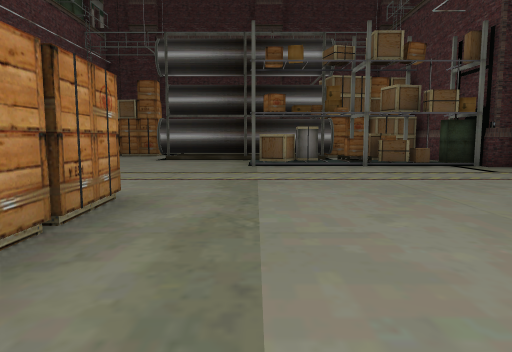
view 1 (above)

16 first-person views from a walk through a Unity game level. The camera is 1.3 m above the floor, tilts 6° down and sees 70° across. Doors are open. The floor is counted in squares, 2 m on a side. Each view is taken from the middle of a square. On the plan, view 1 faces up. The plan holds only what a view shows up to about 11 squares ahead; the rest is blank. The place goes on beyond the plan. The player is left out. Some animated figures are not drawn.

view 2
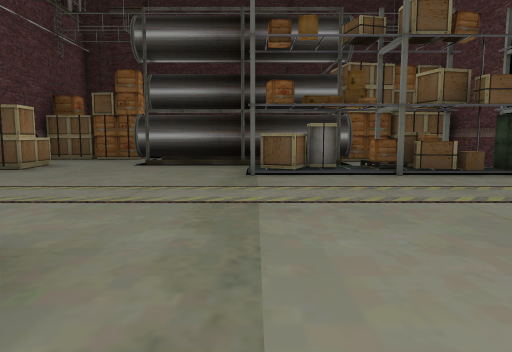

view 3
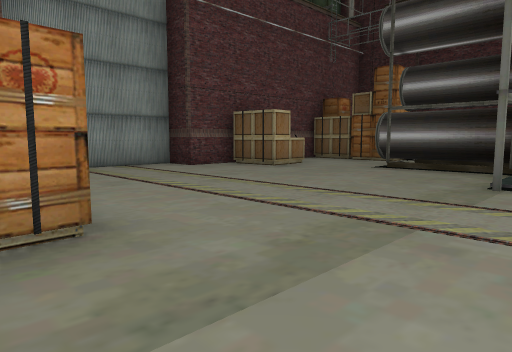

view 4
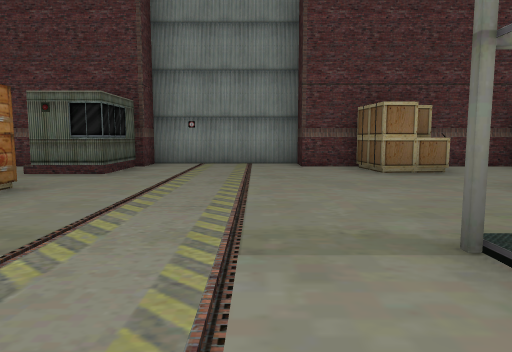

view 5
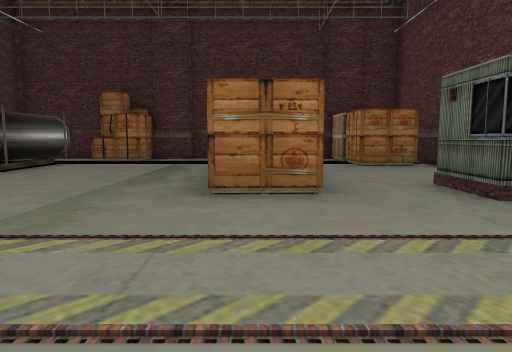

view 6
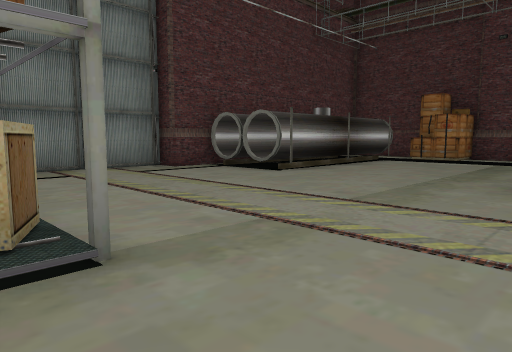

view 7
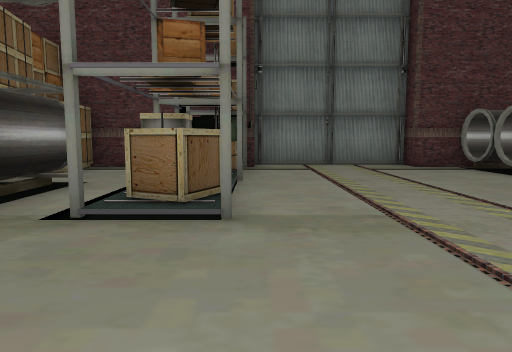

view 8
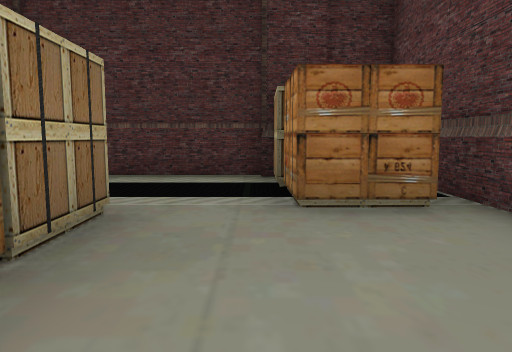

view 9
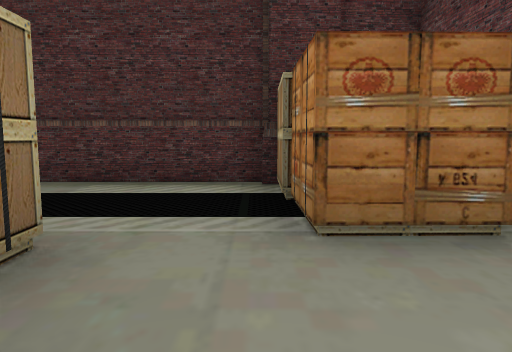

view 10
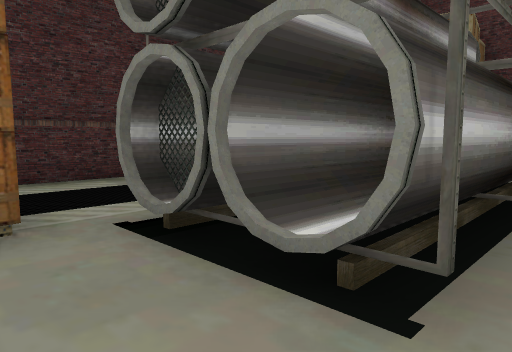

view 11
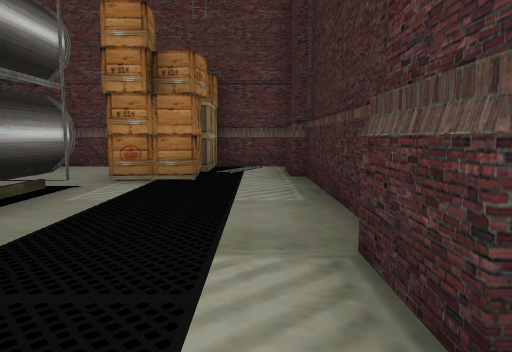

view 12
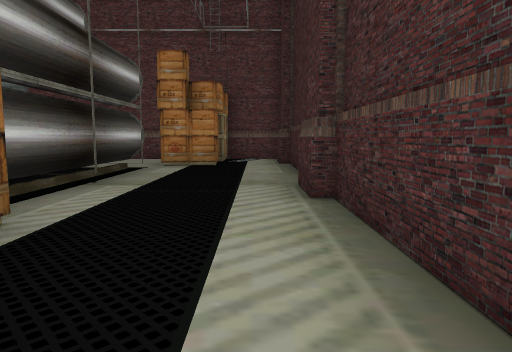

view 13
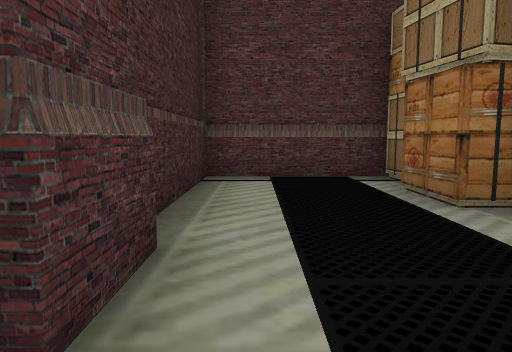

view 14
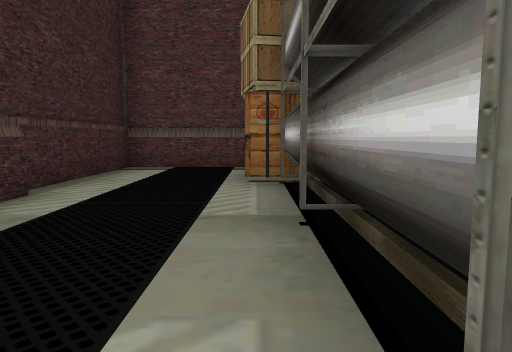

view 15
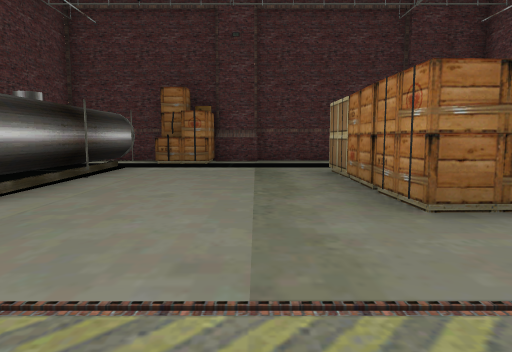

view 16
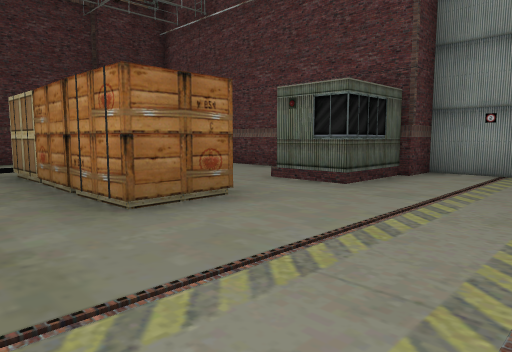

### Floor plan
Ten units are one square. View 1 is at (0, 0); x grows to the right and y downward. Boxes are objects, and circles mark ways between rooms. Rooms are numbered by the first view taken in them; rooms with no view inside come last. Other rooms are left out.
<svg viewBox="-76 -163 139 202">
<path fill="none" stroke="#000" d="M-28 -39 -15 -39 -13 1M-27 1 -28 -14M0 -81 0 -95M-62 -20 -62 18M35 -36 42 -36M-57 3 -45 3 -45 30M10 -90 7 -83 1 -86 4 -93M-62 -82 -68 -82M15 -88 10 -88M23 -81 23 -95M38 -25 38 -36M26 -85 21 -85M-62 -95 -62 -80 -71 -80 -71 -43 -45 -43 -45 -28M36 -83 28 -85M-48 -106 -47 -93 -61 -92M51 -30 51 -43 58 -43 58 -80 51 -80M34 -88 28 -88M28 15 28 -36M-1 31 11 31M-41 33 0 33M-6 -115 -29 -115M19 26 25 26M22 -105 -29 -105M10 34 10 20 25 20M-25 -120 -25 -128M51 -82 42 -82M-21 -126 -29 -126M-34 -128 -47 -127M-48 -128 -62 -128 -62 -109M38 -82 38 -88M-6 -158 -41 -158M11 -156 -1 -156M23 -119 23 -132 36 -132M-29 -126 22 -126M-40 -156 -52 -156M43 -128 51 -129 51 -158 10 -158M-62 -158 -62 -141 -35 -141 -34 -128M-24 -123 14 -123M51 -99 51 -119M51 -115 38 -115M36 -119 23 -119"/>
<circle cx="-30" cy="-120" r="3" fill="#2a7"/>
<circle cx="20" cy="-90" r="3" fill="#2a7"/>
<circle cx="5" cy="-100" r="3" fill="#2a7"/>
<text x="-20" y="-40">1</text>
<text x="0" y="-140">2</text>
<text x="40" y="-100">3</text>
</svg>
Room 1 opens to room 2. Room 1 opens to room 3.

Where each view was taken, in squares from view 1:
view 1: 0 up, 0 right, facing up
view 2: 2 up, 0 right, facing up
view 3: 3 up, 1 right, facing up-left
view 4: 7 up, 2 right, facing left
view 5: 8 up, 2 left, facing down
view 6: 9 up, 2 left, facing down-right
view 7: 8 up, 3 left, facing right
view 8: 3 up, 4 left, facing down
view 9: 2 up, 4 left, facing down
view 10: 10 up, 4 left, facing up-right
view 11: 15 up, 2 right, facing left
view 12: 15 up, 5 right, facing left
view 13: 15 up, 1 left, facing right
view 14: 13 up, 3 left, facing right
view 15: 7 up, 0 right, facing down
view 16: 7 up, 0 right, facing down-left
